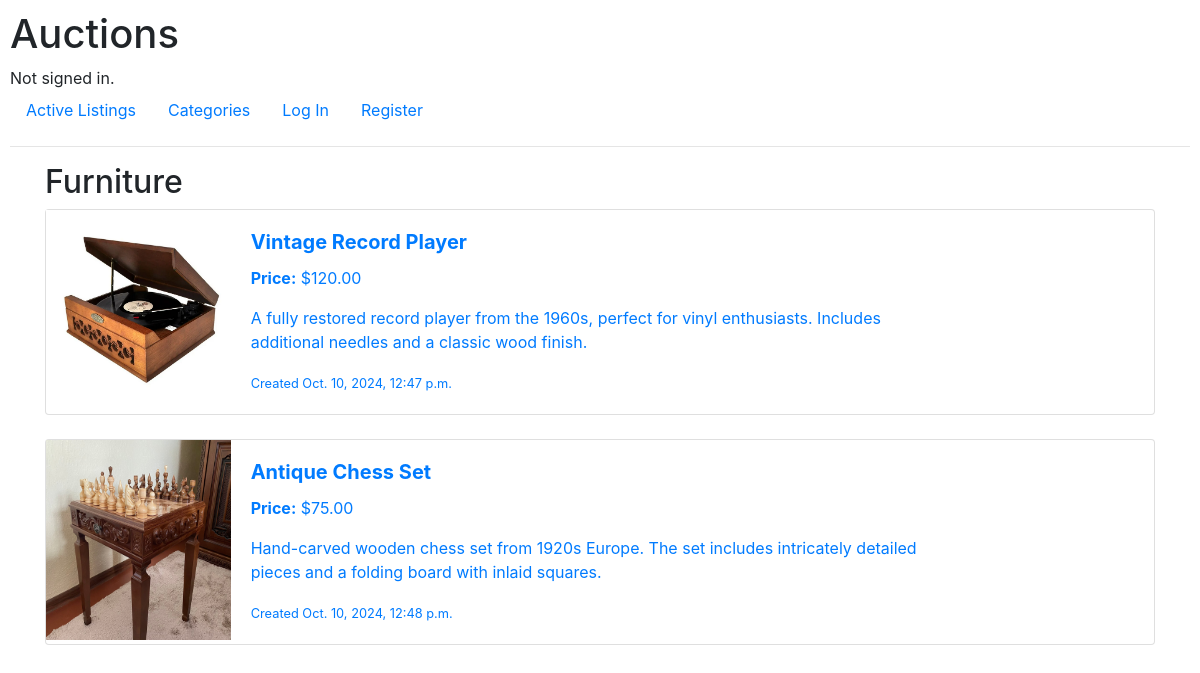
Page /categories/6 on the committed database.
### auctions/models.py (models this page shows)
class Category(models.Model):
    name = models.CharField(max_length=100)
    photo = models.ImageField(upload_to='categories/', null=True, blank=True)
    def __str__(self):
        return self.name

class AuctionListing(models.Model):
    name = models.CharField(max_length=100)
    description = models.TextField()
    current_bid = models.DecimalField(max_digits=10, decimal_places=2)
    photo = models.ImageField(upload_to='listings/', null=True, blank=True)
    datetime_submited = models.DateTimeField(auto_now_add=True)
    category = models.ForeignKey(Category, on_delete=models.CASCADE)
    listed_by = models.ForeignKey(User, on_delete=models.CASCADE)
    def __str__(self):
        return self.name

### auctions/views.py (the view)
# urls.py: path("categories/<int:category_id>", views.category_matches, name="category_matches"),
def category_matches(request, category_id):
    category = get_object_or_404(Category, id=category_id)
    listings = AuctionListing.objects.filter(category=category)
    return render(request, 'auctions/category_matches.html', {
        'category': category,
        'listings': listings
    })

### auctions/templates/auctions/category_matches.html
{% extends "auctions/layout.html" %}
{% block body %}
    <h2>{{ category }}</h2>
    {% if listings %}
        <div class="row">
            {% for listing in listings %}
                <a href="{% url 'listing_details' listing.id %}" class="text-decoration-none">
                    <div class="col-12 mb-4">
                        <div class="card h-100">
                            <div class="row no-gutters">
                                <div class="col-lg-2 col-md-4">
                                    <img src="{{ listing.photo.url }}" alt="{{ listing }}" width="100%" height="200px">
                                </div>
                                <div class="col-md-8">
                                    <div class="card-body">
                                        <h5 class="card-title"><strong>{{ listing }}</strong></h5>
                                        <p><strong>Price:</strong> ${{ listing.current_bid }}</p>
                                        <p>{{ listing.description }}</p>
                                        <small>Created {{ listing.datetime_submited }}</small>
                                    </div>
                                </div>
                            </div>
                        </div>
                    </div>
                </a>
            {% endfor %}
        </div>
    {% else %}
        <p>We don't have any listing in this category.</p>
    {% endif %}
{% endblock body %}

### auctions/static/auctions/styles.css (style rules this page uses)
body { padding: 10px; }

### rows in the picture
Category: name "Furniture"
AuctionListing: photo (picture), name "Vintage Record Player", current_bid "120.00", description "A fully restored record player from the 1960s, perfect for vinyl enthusiasts. Includes additional needles and a classic wood finish.", datetime_submited "Oct. 10, 2024, 12:47 p.m."
AuctionListing: photo (picture), name "Antique Chess Set", current_bid "75.00", description "Hand-carved wooden chess set from 1920s Europe. The set includes intricately detailed pieces and a folding board with inlaid squares.", datetime_submited "Oct. 10, 2024, 12:48 p.m."
